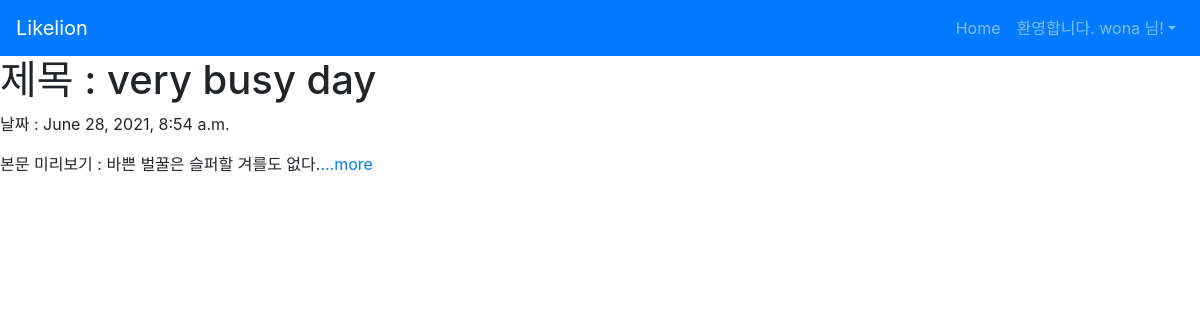
The app's page / (signed in) with its own data.
### dapp/models.py (models this page shows, shortened)
class D(models.Model):
    title = models.CharField(max_length=200)
    pub_date = models.DateTimeField('data published')
    body = models.TextField()
    def summary(self):
        return self.body[:100]

### dapp/views.py (the view)
# urls.py: 2. Add a URL to urlpatterns:  path('', views.home, name='home')
def home(request):
    ds = D.objects
    return render(request, 'home.html', {'ds' : ds})

### dapp/templates/home.html
{% extends 'base.html' %}
{% block content %}
{% for d in ds.all %}
<h1>제목 : {{d.title}}</h1>
<p>날짜 : {{d.pub_date}}</p>
<p>본문 미리보기 : {{d.summary}}<a href = "{%url 'detail' d.id%}">...more</a></p>
{% endfor %}
{% endblock %}

### fifthproject/templates/base.html (shortened to what this page needs)
{% load bootstrap4 %}
{% bootstrap_css %}
<nav class="navbar navbar-expand-lg navbar-dark bg-primary">
    <a class="navbar-brand" href="{% url 'home' %}">Likelion</a>
    <div class="collapse navbar-collapse" id="navbarNav">
        <ul class="navbar-nav ml-auto">
            <li class="nav-item">
                <a class="nav-item nav-link" href="{% url 'home' %}">Home</span></a>
            </li>
            {% if user.is_authenticated %}
            <li class="nav-item dropdown">
                <a class="nav-link dropdown-toggle" id="navbarDropdown" role="button" data-toggle="dropdown"
                            aria-haspopup="true" aria-expanded="false">환영합니다. {{ user.username }} 님!</a>
            </li>
            {% endif %}
        </ul>
    </div>
</nav>
{% block content %}
{% endblock %}

### records on screen
D: title "very busy day", pub_date "June 28, 2021, 8:54 a.m.", summary "바쁜 벌꿀은 슬퍼할 겨를도 없다."

### other values on screen
{{ user.username }} "wona"
